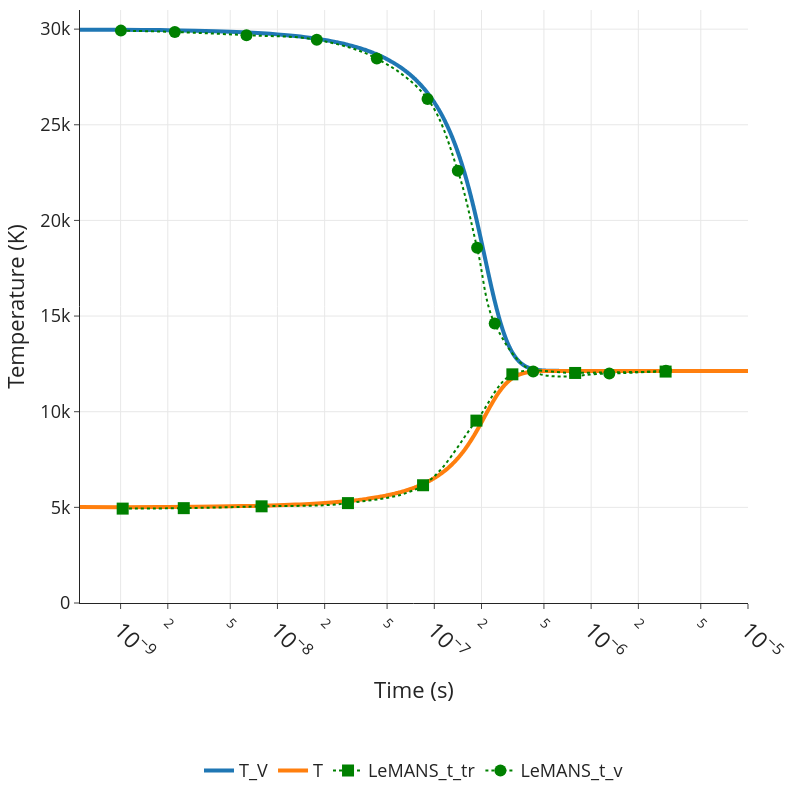

The notebook cell this image was saved under:
### Code cell
from plotly import graph_objects as go
import pandas as pd

# JIT-compiled version of extract_primitives_from_U (needs to be executed once per kernel uptime)
def _extract_prim(U, em):
    prim = extract_primitives_from_U(U, em)
    return prim.Y_s, prim.rho, prim.T, prim.Tv, prim.p

extract_primitives_from_U_jitted = jax.jit(_extract_prim)

# extract primitives and plot
Y_s, rho, T, T_V, p = jax.vmap(
    extract_primitives_from_U_jitted,
    in_axes=(0, None),
)(U_field, equation_manager)

from plotly import graph_objects as go

fig = go.Figure()
fig.add_trace(
    go.Scatter(
        x=t,
        y=T_V[:, 0],
        mode="lines",
        name="T_V",
        line=dict(shape="spline", smoothing=1.0, width=4),
    )
)
fig.add_trace(
    go.Scatter(
        x=t,
        y=T[:, 0],
        mode="lines",
        name="T",
        line=dict(shape="spline", smoothing=1.0, width=4),
    )
)

fig.add_hline(y=7623.3, name="T_eq Casseau", line_dash="dash", line_color="black")

# Load and plot reference data from CSV
csv_path = "/home/hhoechter/tum/jaxfluids_internship/experiments/heatbath_0d_casseau/casseau_figure_3_4.csv"
df = pd.read_csv(
    csv_path, skiprows=1
)  # Skip the first header row, use X,Y,X,Y... as columns

# Read first row to get the dataset names
with open(csv_path, "r") as f:
    header_line = f.readline().strip()
dataset_names = [name for name in header_line.split(",") if name]

# Group datasets by prefix (e.g., "modified", "hy2foam_default", "monaco")
prefixes = []
for name in dataset_names:
    # Extract prefix by removing _t_v or _t_tr suffix
    if "_t_v" in name:
        prefix = name.replace("_t_v", "")
    elif "_t_tr" in name:
        prefix = name.replace("_t_tr", "")
    else:
        prefix = name
    if prefix not in prefixes:
        prefixes.append(prefix)

# Define colors for each prefix
colors = ["green", "red", "purple", "orange", "brown", "pink"]
prefix_colors = {prefix: colors[i % len(colors)] for i, prefix in enumerate(prefixes)}

# Plot each dataset (columns come in pairs: X, Y for each dataset)
for i, name in enumerate(dataset_names):
    x_col = i * 2  # X column index
    y_col = i * 2 + 1  # Y column index

    if x_col >= len(df.columns) or y_col >= len(df.columns):
        continue

    x_data = pd.to_numeric(df.iloc[:, x_col], errors="coerce").dropna().values
    y_data = pd.to_numeric(df.iloc[:, y_col], errors="coerce").dropna().values

    # Use minimum length in case of mismatched data
    min_len = min(len(x_data), len(y_data))
    x_data = x_data[:min_len]
    y_data = y_data[:min_len]

    # Find prefix for this dataset
    if "_t_v" in name:
        prefix = name.replace("_t_v", "")
    elif "_t_tr" in name:
        prefix = name.replace("_t_tr", "")
    else:
        prefix = name

    fig.add_trace(
        go.Scatter(
            x=x_data,
            y=y_data * 1000,  # Scale Y values (they appear to be in units of 1000 K)
            mode="markers+lines",
            line=dict(dash="dot", smoothing=1.0, shape="spline"),
            name=name,
            marker=dict(color=prefix_colors.get(prefix, "gray"), symbol="circle" if "_t_v" in name else "square" if "_t_tr" in name else "circle", size=12),
        )
    )

fig.update_xaxes(type="log", exponentformat="power", showexponent="all", showgrid=True)
fig.update_yaxes(range=[0, 31000], showgrid=True)
fig.update_layout(
    template="simple_white",
    title="Energy Relaxation Correlation with Casseau for nonreacting N2 and O2 at high T_V",
    xaxis_title="Time (s)",
    yaxis_title="Temperature (K)",
    legend=dict(
        x=0.95,
        y=0.05,
        xanchor="right",
        yanchor="bottom",
        borderwidth=1,
        bordercolor="black",
    ),
    showlegend=True,
    width=800,
    height=600,
)
fig.update_layout(
    title=None,
    width=800,
    height=800,
    margin=dict(t=10, b=100, l=80, r=10),
    xaxis=dict(title_font=dict(size=22), tickfont=dict(size=18), tickangle=45),
    yaxis=dict(title_font=dict(size=22), tickfont=dict(size=18)),
    legend=dict(
        font=dict(size=18),
        x=0.5,
        y=-0.25,
        xanchor="center",
        yanchor="top",
        borderwidth=1,
        bordercolor="white",
        orientation="h",
    ),
)
fig.write_image(
    "/home/hhoechter/tum/jaxfluids_internship/experiments/heatbath_0d_casseau/22.pdf"
)
fig.show()

### Figure 1 — Plotly figure (JSON) as saved in the notebook; plotly's stock layout.template omitted (floating-point values rounded to 4 significant figures; data arrays with more than 128 entries replaced by an {"elided": "..."} marker saying what was removed)
{"data": [{"line": {"shape": "spline", "smoothing": 1, "width": 4}, "mode": "lines", "name": "T_V", "type": "scatter", "x": {"elided": "10001 float values"}, "y": {"elided": "10001 float values"}}, {"line": {"shape": "spline", "smoothing": 1, "width": 4}, "mode": "lines", "name": "T", "type": "scatter", "x": {"elided": "10001 float values"}, "y": {"elided": "10001 float values"}}, {"line": {"dash": "dot", "shape": "spline", "smoothing": 1}, "marker": {"color": "green", "size": 12, "symbol": "square"}, "mode": "markers+lines", "name": "LeMANS_t_tr", "type": "scatter", "x": [1.031e-09, 2.528e-09, 7.923e-09, 2.815e-08, 8.48e-08, 1.856e-07, 3.146e-07, 7.909e-07, 2.984e-06], "y": [4934.0, 4958.0, 5054.0, 5222.0, 6156.0, 9534.0, 11950.0, 12030.0, 12100.0]}, {"line": {"dash": "dot", "shape": "spline", "smoothing": 1}, "marker": {"color": "green", "size": 12, "symbol": "circle"}, "mode": "markers+lines", "name": "LeMANS_t_v", "type": "scatter", "x": [1.004e-09, 2.217e-09, 6.347e-09, 1.781e-08, 4.3e-08, 9.062e-08, 1.412e-07, 1.875e-07, 2.428e-07, 4.27e-07, 1.305e-06, 2.999e-06], "y": [29920.0, 29850.0, 29680.0, 29440.0, 28460.0, 26350.0, 22590.0, 18570.0, 14610.0, 12100.0, 12000.0, 12150.0]}], "layout": {"height": 800, "legend": {"bordercolor": "white", "borderwidth": 1, "font": {"size": 18}, "orientation": "h", "x": 0.5, "xanchor": "center", "y": -0.25, "yanchor": "top"}, "margin": {"b": 100, "l": 80, "r": 10, "t": 10}, "shapes": [{"line": {"color": "black", "dash": "dash"}, "name": "T_eq Casseau", "type": "line", "x0": 0, "x1": 1, "xref": "x domain", "y0": 7623.0, "y1": 7623.0, "yref": "y"}], "showlegend": true, "title": {}, "width": 800, "xaxis": {"exponentformat": "power", "showexponent": "all", "showgrid": true, "tickangle": 45, "tickfont": {"size": 18}, "title": {"font": {"size": 22}, "text": "Time (s)"}, "type": "log"}, "yaxis": {"range": [0, 31000], "showgrid": true, "tickfont": {"size": 18}, "title": {"font": {"size": 22}, "text": "Temperature (K)"}}}}
